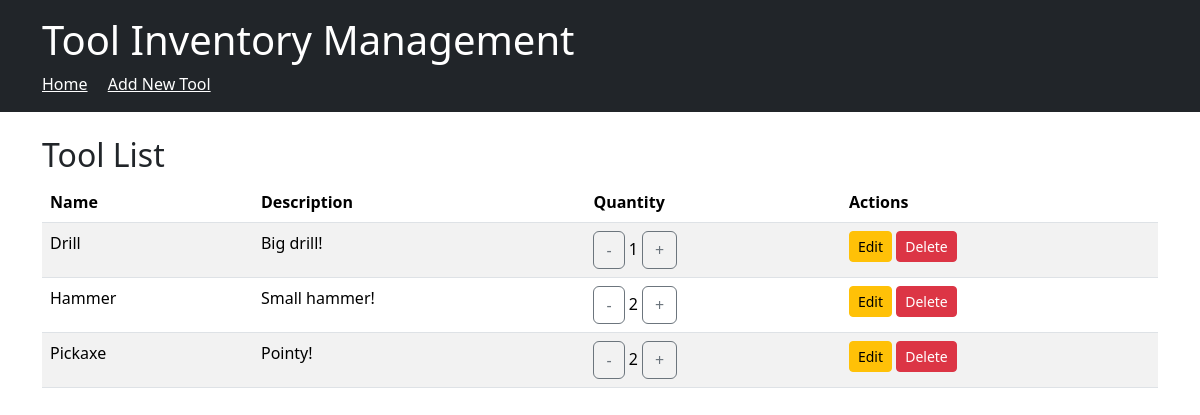
Before: / with the older database file.
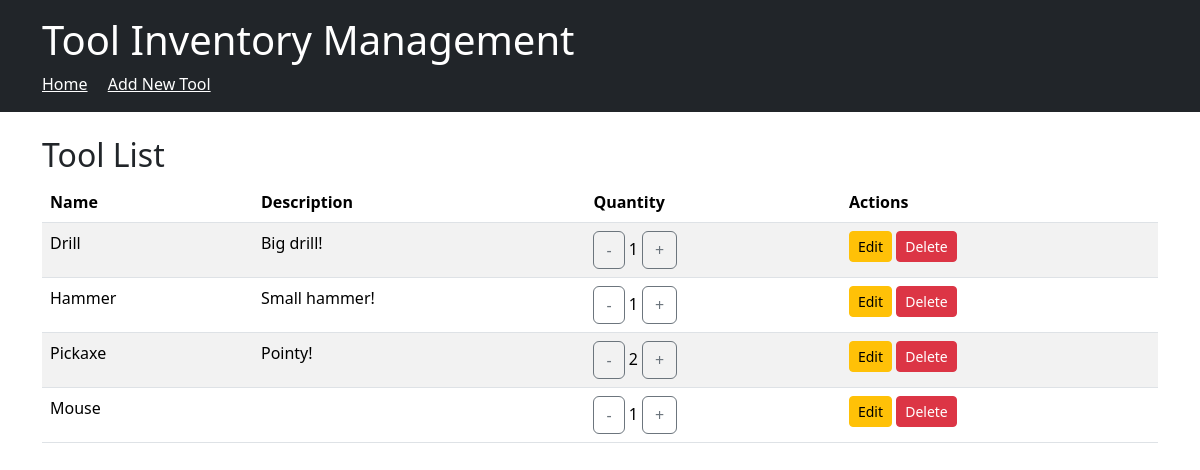
After: the same page with the newer database file.
### src/tool_inventory/models.py (models this page shows)
class Tool(SQLModel, table=True):
    id: UUID = Field(default_factory=uuid4, primary_key=True)
    name: str = Field(index=True, nullable=False, min_length=1)
    quantity: int = Field(default=0, ge=0)
    description: str = ""
    image: str = ""

### src/tool_inventory/routers/webapp.py (the view)
@router.get("/")
async def web_read_tools(
    request: Request,
) -> HTMLResponse:
    with Session(engine) as session:
        db = Database(session)
        tools = db.get_tools()
        return templates.TemplateResponse(
            "index.html",
            {"request": request, "tools": tools},
        )

### src/tool_inventory/templates/index.html
{% extends "base.html" %}
{% block content %}
    <h2>Tool List</h2>
    <table class="table table-striped">
        <thead>
            <tr>
                <th>Name</th>
                <th>Description</th>
                <th>Quantity</th>
                <th>Actions</th>
            </tr>
        </thead>
        <tbody>
            {% for tool in tools %}
                <tr>
                    <td>{{ tool.name }}</td>
                    <td>{{ tool.description }}</td>
                    <td>
                        <form action="{{ url_for('web_update_quantity', tool_id=tool.id) }}" method="post" style="display:inline;">
                            <button type="submit" name="action" value="decrement" class="btn btn-outline-secondary">-</button>
                            {{ tool.quantity }}
                            <button type="submit" name="action" value="increment" class="btn btn-outline-secondary">+</button>
                        </form>
                    </td>
                    <td>
                        <a href="{{ url_for('web_edit_tool', tool_id=tool.id) }}" class="btn btn-sm btn-warning">Edit</a>
                        <form action="{{ url_for('web_delete_tool', tool_id=tool.id) }}" method="post" class="d-inline">
                            <button type="submit" class="btn btn-sm btn-danger">Delete</button>
                        </form>
                    </td>
                </tr>
            {% endfor %}
        </tbody>
    </table>
{% endblock %}

### src/tool_inventory/templates/base.html (shortened to what this page needs)
<!DOCTYPE html>
<html>
<head>
    <link href="https://cdn.jsdelivr.net/npm/bootstrap@5.3.3/dist/css/bootstrap.min.css" rel="stylesheet">
</head>
<body>
    <header class="bg-dark text-white p-3">
        <div class="container">
            <h1>Tool Inventory Management</h1>
            <nav>
                <a href="{{ url_for('web_read_tools') }}" class="text-white me-3">Home</a>
                <a href="{{ url_for('web_create_tool_form') }}" class="text-white">Add New Tool</a>
            </nav>
        </div>
    </header>
    <main class="container mt-4">
        {% block content %}{% endblock %}
    </main>
</body>
</html>

Changed rows visible on the page:
changed Tool "Hammer": quantity "2" → "1"
added Tool: name "Mouse", quantity "1"
